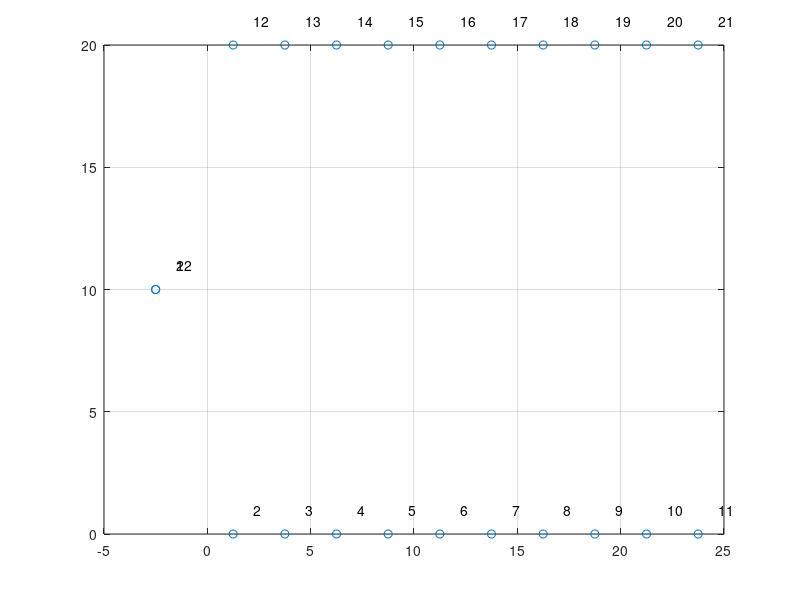

This figure's MATLAB source: (Note: this script raises an error after producing the figure.)
% function [XY,DMAT_old]=a3()
% assignment #3
% clc
% clear all
% clf 
%initilizations

W=2.5;                           % implementation width(m)
RL=20;                           % Length of field row (m)
N=10;                            % number of rows
X=zeros(1,22);Y=zeros(1,22);     % vector for x and y co-ordinates of the field

L = 3;
gamma_max = deg2rad(60);
R = (L/tan(gamma_max)) + W/2     

X(1,2)=W/2;                      % X2 is W/2 away from the axis(0,0)
X(1,N+2)=W/2;
for i=2:N                        % since each co-ordinate is W away ||
    X(1,i+1)=X(1,i)+W;           % south x co-ordinates
    X(1,N+i+1)=X(1,N+i)+W;       % northern x co-ordinates
end

Y(1,2)=0;                        % X2 is W/2 away from the axis(0,0)
Y(1,N+2)=RL;

for i=2:N                        %since each co-ordinate is W away
    Y(1,i)=0;                    % south y co-ordinates
    Y(1,N+i+1)=RL;                 % northern y co-ordinates
end
% Y(1,21)=20;
X(1,1)=-W;                       % start node x' co-ordinate
X(1,2*N+2)=X(1,1);               % end node   x' co-ordinate

Y(1,1)=RL/2;                     % start node y' co-ordinate
Y(1,2*N+2)=Y(1,1);               % end node   y' co-ordinate

% to check the field visually
clf
plot(X,Y,'o')                  
grid on
x=1;
for i=1:22
    X_1(1,i)=X(1,i)+x;
    Y_1(1,i)=Y(1,i)+x;
end
for i=1:length(X)
  text(X_1(i),Y_1(i),num2str(i))
  hold on
end

DMAT_old=zeros(2*N+2,2*N+2);        %cost matrix %huge*ones(same matrix )
huge=10^10;                       % infinite value for the cost
small=-1;                        % zero value for the cost

%non turning costs
for i=2:2*N+1
 for j=N+2:2*N+1
    if (j-i)==N                 %both nodes are in same row 
        DMAT_old(i,j)=small;
        DMAT_old(j,i)=small;
    else                        % i and j are not of the same row  
        DMAT_old(i,j)=huge;
        DMAT_old(j,i)=huge;
    end 
 end 
end 

% pi and omega manuvers 
% cost of a pi turn
% R=3; % make sure this is correct 
% pi_cost=d*W+(pi-2)*r_min;
% expo=(1-(((2*r_min+d*W)^2)/8*(R^2)));
% omega_cost=3*pi*r_min-2*r_min*acos(expo);


% d=abs(i-j);
% f=d*W;
% if f>2*r_min
%     cost=pi;
% else 
%     cost=omega;
% end 

% turning costs 
for i=2:N
    for j=i+1:N+1
        
        d=abs(i-j);              %calculate the distance 
        f=d*W;                   
        if f>=2*R             % if f is greater than the min then 
            cost=d*W+(pi-2)*R;             % pi turn
        else
            expo=(1-(((2*R+d*W)^2)/8*(R^2)));
            cost=3*pi*R-2*R*acos(expo);        % else omega turn 
        end
        DMAT_old(i,j)=cost;
        DMAT_old(j,i)=cost;
        DMAT_old(i+N,j+N)=cost;
        DMAT_old(j+N,i+N)=cost;
    end
end
% special cases 
% 1. costs from the start node and end node to other nodes
%    - we use manhattan distance

start_tnode=[X(1,1),Y(1,1)];      % start node co-ordinates 
% end_node=[X(1,22),Y(1,22)];      % end node co-ordinates 

for i=2:N+1
    
    m_dist_s=abs(start_tnode(1)-X(1,i))+abs(start_tnode(2)-Y(1,i));      % cost calculation for south nodes
    DMAT_old(1,i)=m_dist_s;                                                  % costs from start nodes to other nodes
    DMAT_old(i,1)=m_dist_s;                                                  % costs from  other nodes to start nodes
    DMAT_old(22,i)=m_dist_s;                                                 % costs from nodes to end node
    DMAT_old(i,22)=m_dist_s;                                                 % cost from other nodes to end node
    
    m_dist_n=abs(start_tnode(1)-X(1,N+i))+abs(start_tnode(2)-Y(1,N+i));  % cost calculation for northern nodes
    DMAT_old(1,N+i)=m_dist_n;                                                % costs from start nodes to other nodes
    DMAT_old(22,i+N)=m_dist_n;                                                 % costs from end node to other nodes
    DMAT_old(N+i,1)=m_dist_n;                                               % costs from other nodes to start nodes
    DMAT_old(N+i,22)=m_dist_n;                                                 % costs from nodes to end node
end 

% 2. Cost from start to end node and v/v
DMAT_old(1,22)=huge;
DMAT_old(22,1)=huge;

%3. from a one 'node' to the same 'node'
for i=1:2*N+2
    for i=1:2*N+2
        DMAT_old(i,i)=huge;
    end 
end

global XY 
XY = [X' Y'];
dmat=DMAT_old;
% global DMAT;
t = cputime;  
resultStruct = tspof_ga('xy', XY , 'DMAT', dmat, 'SHOWRESULT',false, 'SHOWWAITBAR', false, 'SHOWPROG', false); 
E = cputime-t; %print time required to compute it.   
route = [1 resultStruct.optRoute 2*N+2]; % extract node sequence   
display(route)
mini_dist=resultStruct.minDist;  %print computed minimum distance
display(mini_dist)
% end 
